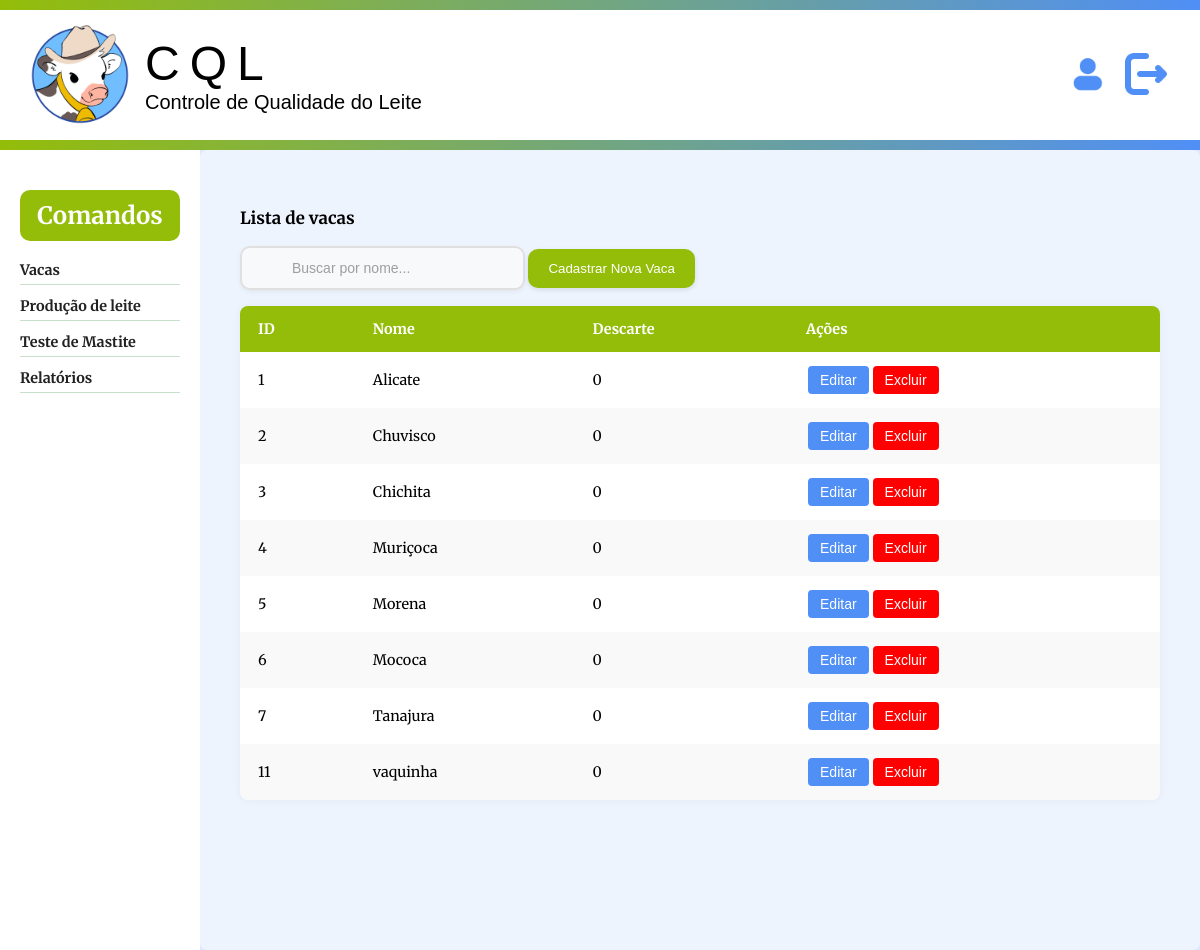
The page /FrontEnd/aluno/area_comum_aluno.php on the database as committed earlier.
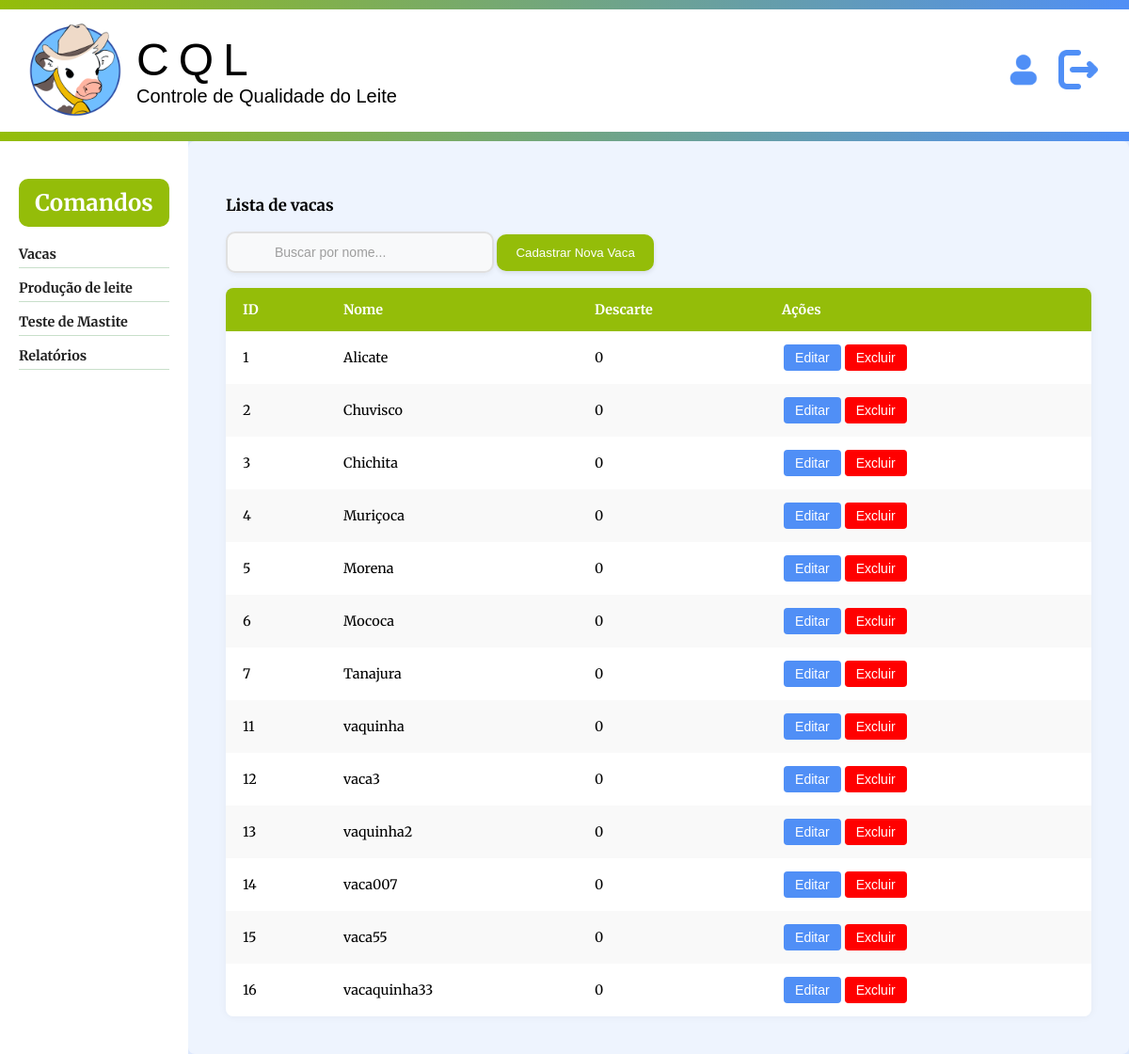
The same page on the database as committed later.
### tables this page shows
CREATE TABLE `vacas` (
  `id_vaca` int(11) NOT NULL,
  `nome` varchar(100) NOT NULL,
  `descarte` tinyint(1) NOT NULL DEFAULT 0
);

### FrontEnd/aluno/area_comum_aluno.php (shortened to what this page needs)
<!DOCTYPE html>
<html lang="pt-br">
<head>
  <link rel="stylesheet" href="../style/variaveis.css" />
  <link rel="stylesheet" href="../style/usuario.css" />
  <link rel="stylesheet" href="../style/aluno.css" />
</head>
<body>
    <div class="faixa-decorada"></div>
    <header id="menu">
      <div class="logo-container">
        <img src="../imgs/iconePagPreto.png" alt="Logo do projeto" class="logo" />
        <div class="texto-logo">
          <h1 class="barlow-regular">CQL</h1>
          <h2 class="barlow-regular">Controle de Qualidade do Leite</h2>
        </div>
      </div>
      <div class="caixa-perfil">
        <button><img src="../imgs/perfil.png" alt="perfil aluno botão"></button>
        <button><img src="../imgs/sair.png" alt="logout botão"></button>
      </div>
    </header>
    <div class="faixa-decorada"></div>
    <main class="painel">
      <nav class="menu-lateral">
        <h2>Comandos</h2>
        <ul>
          <li><a href="#" onclick="mostrarSecao('lista')">Vacas</a></li>
          <li><a href="#" onclick="mostrarSecao('producao')">Produção de leite</a></li>
          <li><a href="#" onclick="mostrarSecao('teste_mastite')">Teste de Mastite</a></li>
          <li><a href="#" onclick="mostrarSecao('relatorios')">Relatórios</a></li>
        </ul>
      </nav>
      <section id="lista" class="conteudo">
        <h3>Lista de vacas</h3>
        <input type="text" id="buscaVaca" placeholder="Buscar por nome..." onkeyup="filtrarVacas()" class="input-busca">
        <button onclick="mostrarSecao('cadastro')" class="btn">Cadastrar Nova Vaca</button>
        <table class="tabela" id="id-tabela-vacas">
          <thead>
            <tr>
              <th>ID</th>
              <th>Nome</th>
              <th>Descarte</th>
              <th>Ações</th>
            </tr>
          </thead>
          <tbody>
            <?php require("../../BackEnd/listar_vacas.php") ?>
          </tbody>
        </table>
      </section>
    </main>
</body>
</html>

### BackEnd/listar_vacas.php
<?php
require("conexao.php");
try {
    $stmt = $banco->query("SELECT * FROM vacas");
    $vacas = $stmt->fetchAll(PDO::FETCH_ASSOC);
    if (count($vacas) > 0) {
        foreach ($vacas as $vaca) {
            echo "<tr data-id='{$vaca['id_vaca']}'>";
            echo "<td>{$vaca['id_vaca']}</td>";
            echo "<td class='nome-vaca'>{$vaca['nome']}</td>";
            echo "<td>{$vaca['descarte']}</td>";
            echo "<td class='acoes'>";
            echo "<button class='btn-editar' onclick='editarVaca(this)'>Editar</button>";
            echo "<button class='btn-excluir' onclick='excluirVaca({$vaca['id_vaca']}, this)'>Excluir</button>";
            echo "</td>";
            echo "</tr>";
        }
    } else {
        echo "<tr><td colspan='4'><strong>Nenhuma vaca encontrada</strong></td></tr>";
    }
} catch (PDOException $e) {
    echo "<tr><td colspan='4'><strong>Erro ao carregar vacas: " . $e->getMessage() . "</strong></td></tr>";
}
?>

### FrontEnd/style/variaveis.css (style rules this page uses)
:root { --fonte-padrao: "Merriweather", serif; --cor-header: white; --decoracao-header: linear-gradient(to right, #94BD09, #508FF6); --cor-fundo: rgba(80, 143, 246, 0.5); --cor-destaque1: #94BD09; --cor-destaque2: #508FF6; --cor-botao-excluir:#d32f2fd3; }

### FrontEnd/style/usuario.css (style rules this page uses)
body, html { min-height: 100vh; margin: 0; }
body { font-family: var(--fonte-padrao); font-size: clamp(16px, 2vw, 20px); opacity: 0; animation: cairSuave 0.8s ease-out forwards; }
.faixa-decorada { height: 10px; background: var(--decoracao-header); }
header { display: flex; align-items: center; justify-content: space-between; padding: 15px 30px; background-color: var(--cor-header); width: 100%; box-sizing: border-box; gap: 20px; }
.barlow-regular { font-family: "Barlow", sans-serif; font-weight: 400; font-style: normal; }
.logo-container { display: flex; align-items: center; gap: 15px; }
.texto-logo { display: flex; flex-direction: column; text-align: justify; }
.texto-logo h1 { margin: 0; font-size: clamp(28px, 5vw, 48px); letter-spacing: 10px; }
.texto-logo h2 { font-size: clamp(14px, 2vw, 20px); margin: 0; }
.logo-container .logo { object-fit: contain; width: 100px; height: auto; }
.caixa-perfil { display: flex; align-items: center; gap: 10px; }
.caixa-perfil button { background: none; border: none; padding: 0; margin: 0; outline: none; }
.caixa-perfil button img { width: 48px; height: 48px; transition: transform 0.2s ease; }

### FrontEnd/style/aluno.css (style rules this page uses)
* { box-sizing: border-box; }
body { background-color: rgba(80, 143, 246, 0.2); font-size: clamp(14px, 1.2vw, 16px); }
.painel { display: flex; min-height: 100vh; }
.menu-lateral { background-color: #fff; padding: 20px; width: 200px; }
.menu-lateral h2 { font-size: clamp(18px, 2vw, 24px); margin-bottom: 20px; background-color: var(--cor-destaque1); color: #fff; border-radius: 10px; padding: 10px; text-align: center; }
.menu-lateral ul { list-style: none; padding: 0; margin: 0; }
.menu-lateral li { margin-bottom: 12px; padding-bottom: 5px; border-bottom: 1px solid #c8dfca; }
.menu-lateral a { text-decoration: none; color: #222; font-weight: bold; display: inline-block; transition: transform 0.2s ease, color 0.2s; }
.conteudo { flex: 1; display: flex; flex-direction: column; justify-content: center; align-items: center; padding: 40px; background-color: rgba(255, 255, 255, 0.5); border-radius: 7px; gap: 10px; }
.tabela { width: 100%; border-collapse: separate; border-spacing: 0; margin-top: 16px; font-family: "Merriweather", serif; font-size: clamp(13px, 1.2vw, 16px); box-shadow: 0 0 10px rgba(0, 0, 0, 0.05); border-radius: 8px; overflow: hidden; }
.tabela thead { background-color: var(--cor-destaque1); color: white; }
.tabela th, .tabela td { padding: 14px 18px; text-align: left; }
.tabela tbody tr:nth-child(even) { background-color: #f9f9f9; }
.tabela tbody tr:nth-child(odd) { background-color: #ffffff; }
.btn { padding: 12px 20px; background-color:var(--cor-destaque1); color: white; border: none; border-radius: 10px; cursor: pointer; font-weight: 500; transition: all 0.3s ease; box-shadow: 0 2px 5px rgba(0,0,0,0.1); }
.btn-editar, .btn-salvar, .btn-excluir { padding: 6px 12px; border: none; border-radius: 4px; cursor: pointer; font-size: 14px; font-weight: 500; transition: all 0.2s ease; margin: 0 2px; }
.btn-editar { background-color: var(--cor-destaque2); color: white; }
.btn-excluir { background-color: red; color: white; }
.input-busca { flex: 1; max-width: 400px; padding: 12px 50px; font-size: 14px; border: 2px solid #e0e0e0; border-radius: 10px; background-color: #f8f9fa; transition: all 0.3s ease; box-shadow: 0 2px 5px rgba(0,0,0,0.05); }
.input-busca::placeholder { color: #9e9e9e; opacity: 1; }

### FrontEnd/aluno/area_comum_aluno.php (style rules this page uses)
.conteudo { display: none; }
#lista { display: block; }

Rows that differ between the two databases and show on the page:
added vacas: id_vaca "12", nome "vaca3", descarte "0"
added vacas: id_vaca "13", nome "vaquinha2", descarte "0"
added vacas: id_vaca "14", nome "vaca007", descarte "0"
added vacas: id_vaca "15", nome "vaca55", descarte "0"
added vacas: id_vaca "16", nome "vacaquinha33", descarte "0"
